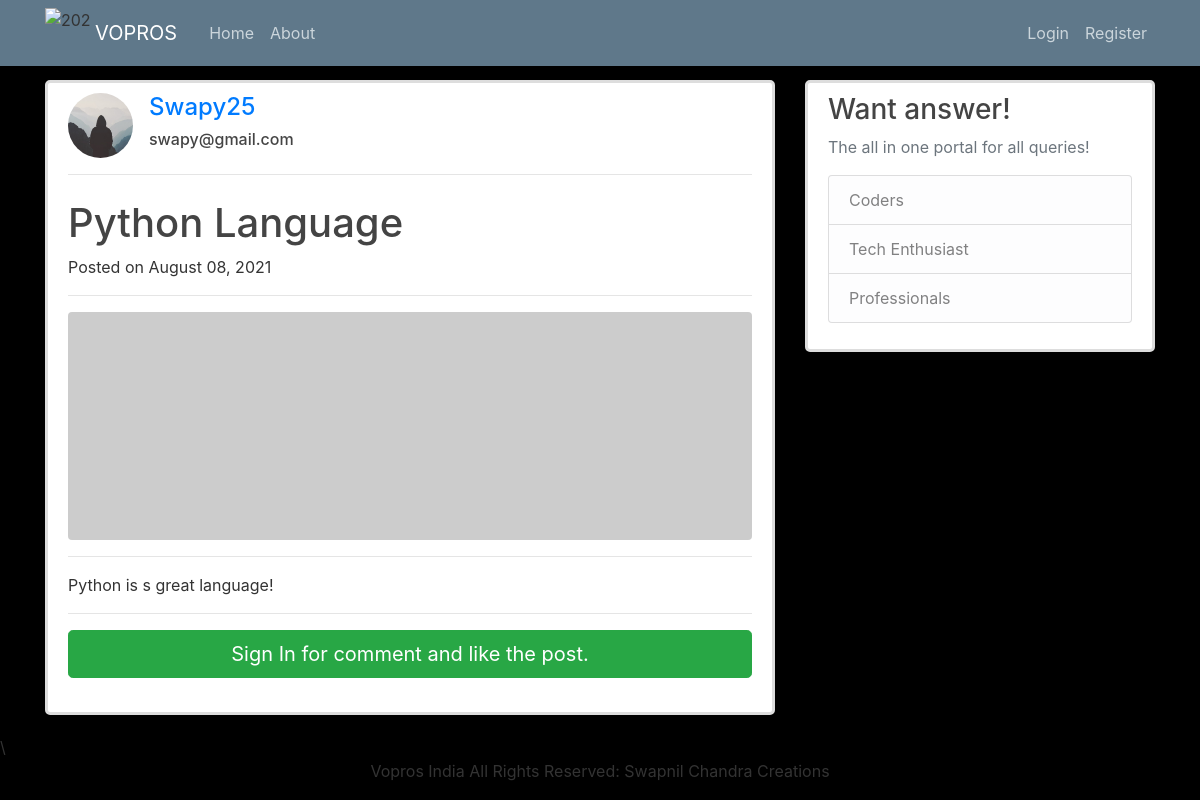
The page /post/26/ on the database its author committed.
### blog/models.py (models this page shows, shortened)
class Post(models.Model):
    author = models.ForeignKey(
        settings.AUTH_USER_MODEL, on_delete=models.CASCADE)
    title = models.CharField(max_length=100)
    content = models.TextField()
    liked = models.ManyToManyField(
        settings.AUTH_USER_MODEL, blank=True, related_name='liked')
    date_posted = models.DateTimeField(default=timezone.now)
    objects = PostManager()
    class Meta:
        ordering = ('-date_posted', )

### users/models.py (models this page shows, shortened)
class Profile(models.Model):
    user = models.OneToOneField(User, on_delete=models.CASCADE)
    image = models.ImageField(default='default.jpg', upload_to='profile_pics')

### blog/views.py (the view)
# urls.py: path('post/<int:pk>/', PostDetailView.as_view(), name='post_detail'),
class PostDetailView(DetailView):
    model = Post

### blog/templates/blog/post_detail.html (shortened to what this page needs)
{% extends "blog/base.html" %}
{% load crispy_forms_tags %}
{% block content %}
<div class="content-section">
    <div class="media">
        <img class="d-flex mr-3 rounded-circle article-img" src="{{ object.author.profile.image.url }}" alt="">
        <div class="media-body">
            <h4 class="mt-0"><a href="{% url 'user_posts' object.author.username %}">{{ object.author }}</a></h4>
            <h6 class="mt-0">{{ object.author.email }}</h6>
        </div>
    </div>
    <hr>
    <div>
        <h1 class="mt-4">{{object.title}}</h1>
        <p>
            Posted on {{ object.date_posted|date:"F d, Y" }}
        </p>
    </div>
    <hr>
    <img class="img-fluid rounded" src="http://placehold.it/900x300" alt="">
    <hr>
    <p class="lead">{{ object.content|safe|linebreaks }}</p>
    <hr>
    {% if user.is_authenticated %}
    <div class="card my-4">
        <h5 class="card-header">Leave a Comment:</h5>
        <div class="card-body">
            <form method="POST" action="{% url 'add_comment' object.id %}">
                {% csrf_token %}
                <div class="form-group">
                    <textarea class="form-control" name="text" rows="3" required></textarea>
                    <input type="hidden" name="user_id" value="{{user.id}}">
                </div>
                <button class="btn btn-primary" type="submit">Comment</button>
            </form>
        </div>
    </div>
    {% else %}
    <a href="{% url 'login' %}" class="btn btn-success btn-lg btn-block mb-4">
        Sign In for comment and like the post.
    </a>
    {% endif %}
</div>
{% endblock content %}

### web/static/css/main.css (style rules this page uses)
body { background: #000000; color: #333333; margin-top: 5rem; }
h1, h2, h3, h4, h5, h6 { color: #444444; }
.content-section { background: #ffffff; padding: 10px 20px; border: 3px solid #dddddd; border-radius: 5px; margin-bottom: 20px; }
.article-img { height: 65px; width: 65px; margin-right: 16px; }

### rows shown on the page
Post: author.profile.image (placeholder picture), author "Swapy25", author.email "swapy@gmail.com", title "Python Language", date_posted "August 08, 2021", content "Python is s great language!"
